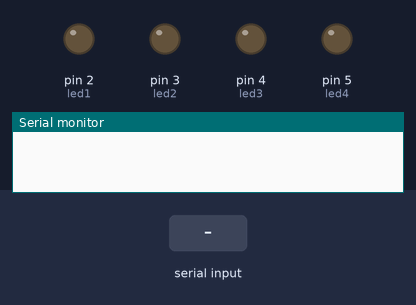
Recording of a sketch running on a simulated Arduino Uno, built with avr-gcc and run on an emulated ATmega328P. On the bench: output pins drawn as LEDs (lit = HIGH), the last lines printed to the serial monitor. Inputs (shaded band) come from the test bench.

Above: at 1.2 s.
1.3 s: "1" received over Serial
At 2.5 s:
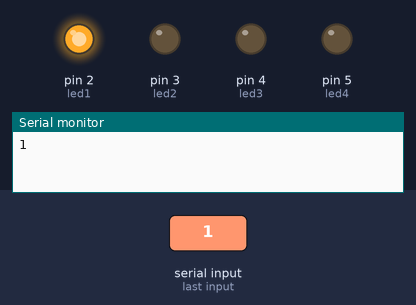
2.8 s: "2" received over Serial
At 3.8 s:
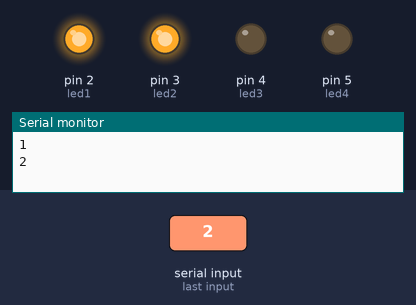
4.3 s: "3" received over Serial
At 5.0 s:
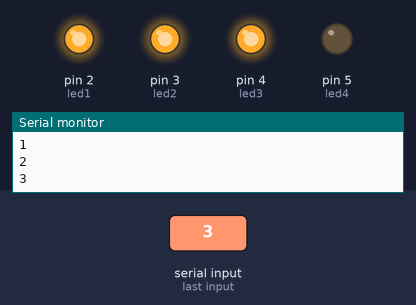
5.8 s: "4" received over Serial
At 6.1 s:
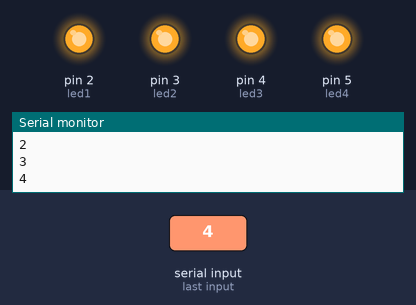
7.3 s: "5" received over Serial
At 8.5 s:
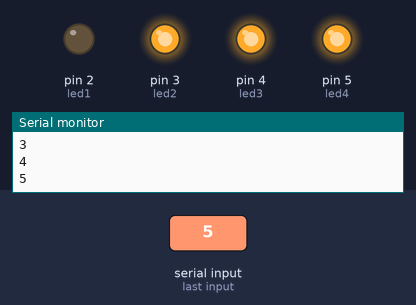
8.8 s: "6" received over Serial
At 9.6 s:
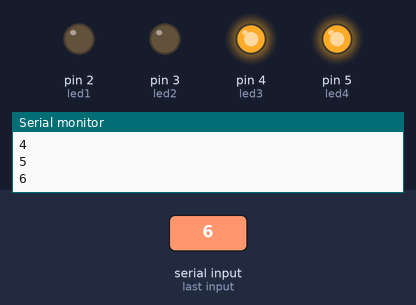
Timing chart, 0 to 11.3 s (numbered marks = the images above; inputs shaded):
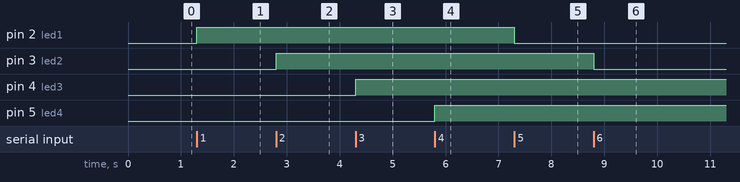

The sketch:

Pr_12_MITwithLED4.ino
```cpp
int led1 = 2;
int led2 = 3;
int led3 = 4;
int led4 = 5;
char val;
void setup() {
pinMode(led1,OUTPUT);
pinMode(led2,OUTPUT);
pinMode(led3,OUTPUT);
pinMode(led4,OUTPUT);
Serial.begin(9600);
}

void loop() {
  while(Serial.available()>0){
    val = Serial.read();
    Serial.println(val);
  }
if(val == '1'){
  digitalWrite(led1,HIGH);
  }
  else if(val == '2'){
    digitalWrite(led2,HIGH);
  }
  else if(val == '3'){
    digitalWrite(led3,HIGH);
  }
   else if(val == '4'){
    digitalWrite(led4,HIGH);
  }
  else if(val == '5'){
  digitalWrite(led1,LOW);
  }
  else if(val == '6'){
    digitalWrite(led2,LOW);
  }
  else if(val == '7'){
    digitalWrite(led3,LOW);
  }
   else if(val == '8'){
    digitalWrite(led4,LOW);
  }
}
```

Measured:
- after the input at 1.3 s, pin 2 (led1): LOW → HIGH at once
- after the input at 2.8 s, pin 3 (led2): LOW → HIGH at once
- after the input at 4.3 s, pin 4 (led3): LOW → HIGH at once
- after the input at 5.8 s, pin 5 (led4): LOW → HIGH at once
- after the input at 7.3 s, pin 2 (led1): HIGH → LOW at once
- after the input at 8.8 s, pin 3 (led2): HIGH → LOW at once
